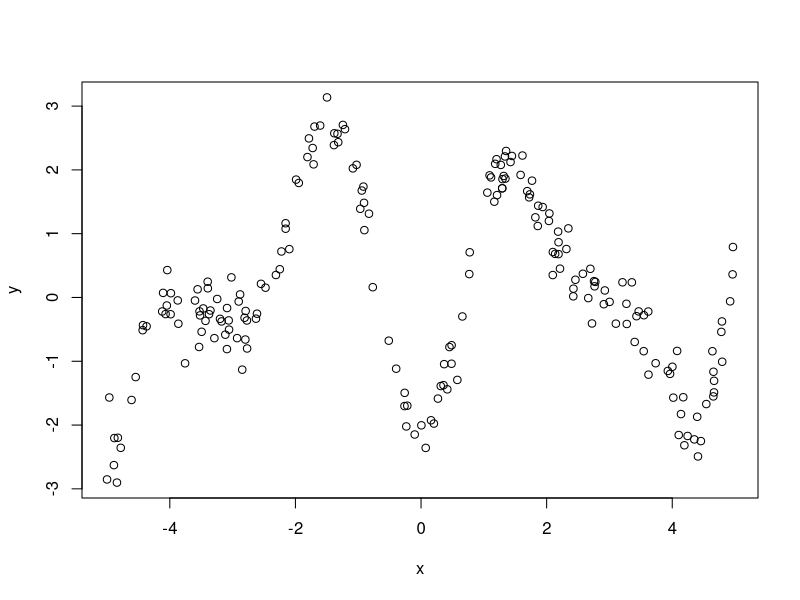
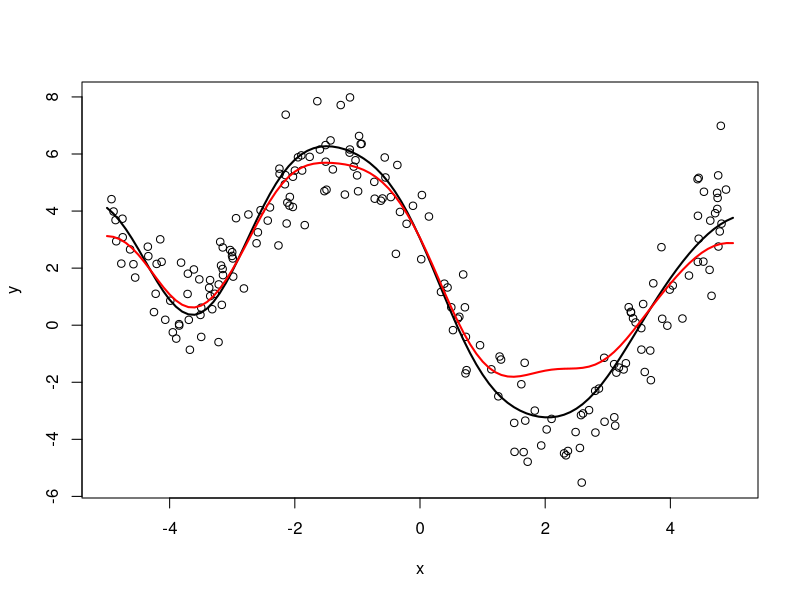

These figures' R source, in order: (Note: this script raises an error after producing the figures.)
library(mvtnorm)


# Sampling from the prior on y(x)

lambda = 2
eta = 1
rho = 0.5
sigma = 0.1

n = 200
x = runif(n, -5, 5)

diffMatAll = matrix(x, nrow=n, ncol=n) - matrix(x, nrow=n, ncol=n, byrow=TRUE)

# Covariance matrix

# Linear regression model
# C = eta + rho*(x%*%t(x))+ sigma*diag(1, nrow=n, ncol=n)

# Nonlinear regression model
C = lambda*exp(-(diffMatAll^2)) + eta*exp(-rho*(diffMatAll^2))+ sigma *diag(1, nrow=n, ncol=n)

# Nonlinear regression model with a different covariance function
# C = lambda + eta*exp(-rho*(diffMatAll^2))+ sigma*diag(1, nrow=n, ncol=n)

y = rmvnorm(1, sigma=C)

plot(x, y)

# Generating data

n = 200
set.seed(2)
x = runif(n, -5, 5)
y = (1 -.6*x + .1*x^2 - 3.5*sin(x) + 2.2*cos(x)) + rnorm(n, 0, 1)
#y = .5*(x^3) - 3*x + 1 + rnorm(n, 0, .5)
plot(x, y, xlim=c(-5, 5))


# Dividing the data into training and test

ind.tr <- sample(n, 50)
ind.te <- setdiff(seq(1, n), ind.tr)

x.tr <- x[ind.tr]
y.tr <- y[ind.tr]
x.te <- x[ind.te]
y.te <- y[ind.te]

nTrain = length(x.tr);
nTest = length(x.te);

# Function to get the posterior predictive probabiltiy
gpReg = function(x.tr, y.tr, x.te, eta, rho, sigma){

x = c(x.tr, x.te);

n = length(x);


diffMatAll = matrix(x, nrow=n, ncol=n) - matrix(x, nrow=n, ncol=n, byrow=TRUE)

C = lambda + eta*exp(-rho*(diffMatAll^2))+ sigma*diag(1, nrow=n, ncol=n);

Ctrn = C[1:nTrain, 1:nTrain];
invCtrn = solve(Ctrn)

K = C[1:nTrain, (nTrain+1):n];
v = C[(nTrain+1):n, (nTrain+1):n];

# E(y.te | y.tr)
y.hat = t(K)%*%invCtrn%*%y.tr;

# Var(y.te | y.te)
v.hat = v - t(K)%*%invCtrn%*%K; 

return(list(y.hat=y.hat, v.hat=v.hat))

}


res = gpReg(x.tr, y.tr, x.te, eta, rho, sigma)

y.hat = res$y.hat
v.hat = res$v.hat

mse = mean((y.te - y.hat)^2)



# plotting the model over a grid
x.te <- seq(-5, 5, .1)
res = gpReg(x.tr, y.tr, x.te, eta, rho, sigma)
y.hat = res$y.hat
v.hat = res$v.hat

lines(x.te, y.hat, lwd=2)



### You can also use the function gausspr in kernlab

library(kernlab)

data.tr <- data.frame(x = x.tr, y = y.tr)
data.te <- data.frame(x = x.te, y = NA)

gpm <- gausspr(y~x, data=data.tr)
y.hat <- predict(gpm, newdata=data.te)
lines(x.te, y.hat, col='red', lwd=2)



# We can also use this function for classification 
data = read.table('Pima.txt', header=TRUE)
n = dim(data)[1]
p = dim(data)[2]

ind.tr <- sample(n, floor(2*n/3))
ind.te <- setdiff(seq(1, n), ind.tr)

gpm <- gausspr(diabetes~ ., type = 'classification', kernel='rbfdot', data=data[ind.tr, ])
pred.class <- predict(gpm, data[ind.te, ])
act.class <- data$diabetes[ind.te]
table(act.class, pred.class)
mean(act.class == pred.class)
